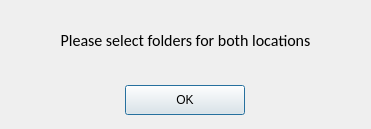
<?xml version="1.0" encoding="UTF-8"?>
<ui version="4.0">
 <class>Tree_warning</class>
 <widget class="QDialog" name="Tree_warning">
  <property name="geometry">
   <rect>
    <x>0</x>
    <y>0</y>
    <width>371</width>
    <height>129</height>
   </rect>
  </property>
  <property name="windowTitle">
   <string>Warning!</string>
  </property>
  <property name="locale">
   <locale language="English" country="UnitedKingdom"/>
  </property>
  <widget class="QPushButton" name="button_OK">
   <property name="geometry">
    <rect>
     <x>125</x>
     <y>85</y>
     <width>120</width>
     <height>30</height>
    </rect>
   </property>
   <property name="text">
    <string>OK</string>
   </property>
  </widget>
  <widget class="QLabel" name="label">
   <property name="enabled">
    <bool>true</bool>
   </property>
   <property name="geometry">
    <rect>
     <x>10</x>
     <y>5</y>
     <width>351</width>
     <height>71</height>
    </rect>
   </property>
   <property name="font">
    <font>
     <family>Calibri</family>
     <pointsize>12</pointsize>
     <weight>50</weight>
     <bold>false</bold>
    </font>
   </property>
   <property name="text">
    <string>Please select folders for both locations</string>
   </property>
   <property name="alignment">
    <set>Qt::AlignCenter</set>
   </property>
   <property name="wordWrap">
    <bool>true</bool>
   </property>
  </widget>
 </widget>
 <resources/>
 <connections/>
</ui>
